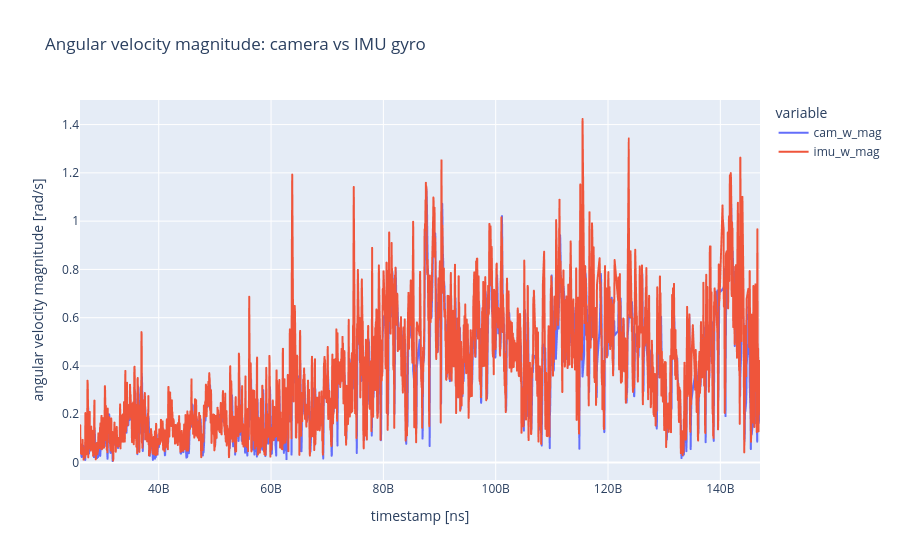

This figure's notebook cell:
### Code cell
# compare imu gryo magnitude camera angular velocity magnitude
m['cam_w_mag'] = np.sqrt(m.wx**2 + m.wy**2 + m.wz**2)
m['imu_w_mag'] = np.sqrt(m.omega_x**2 + m.omega_y**2 + m.omega_z**2)
fig = px.line(m, x='timestamp', y=['cam_w_mag', 'imu_w_mag'], labels={'timestamp': 'timestamp [ns]', 'value': 'angular velocity magnitude [rad/s]'}, title='Angular velocity magnitude: camera vs IMU gyro')
fig.show()

### Figure 1 — Plotly figure (JSON) as saved in the notebook; plotly's stock layout.template omitted (floating-point values rounded to 4 significant figures; data arrays with more than 128 entries replaced by an {"elided": "..."} marker saying what was removed)
{"data": [{"hovertemplate": "variable=cam_w_mag<br>timestamp [ns]=%{x}<br>angular velocity magnitude [rad/s]=%{y}<extra></extra>", "legendgroup": "cam_w_mag", "line": {"color": "#636efa", "dash": "solid"}, "marker": {"symbol": "circle"}, "mode": "lines", "name": "cam_w_mag", "showlegend": true, "type": "scattergl", "x": {"elided": "3324 int values"}, "xaxis": "x", "y": {"elided": "3324 float values"}, "yaxis": "y"}, {"hovertemplate": "variable=imu_w_mag<br>timestamp [ns]=%{x}<br>angular velocity magnitude [rad/s]=%{y}<extra></extra>", "legendgroup": "imu_w_mag", "line": {"color": "#EF553B", "dash": "solid"}, "marker": {"symbol": "circle"}, "mode": "lines", "name": "imu_w_mag", "showlegend": true, "type": "scattergl", "x": {"elided": "3324 int values"}, "xaxis": "x", "y": {"elided": "3324 float values"}, "yaxis": "y"}], "layout": {"legend": {"title": {"text": "variable"}, "tracegroupgap": 0}, "title": {"text": "Angular velocity magnitude: camera vs IMU gyro"}, "xaxis": {"anchor": "y", "domain": [0, 1], "title": {"text": "timestamp [ns]"}}, "yaxis": {"anchor": "x", "domain": [0, 1], "title": {"text": "angular velocity magnitude [rad/s]"}}}}
